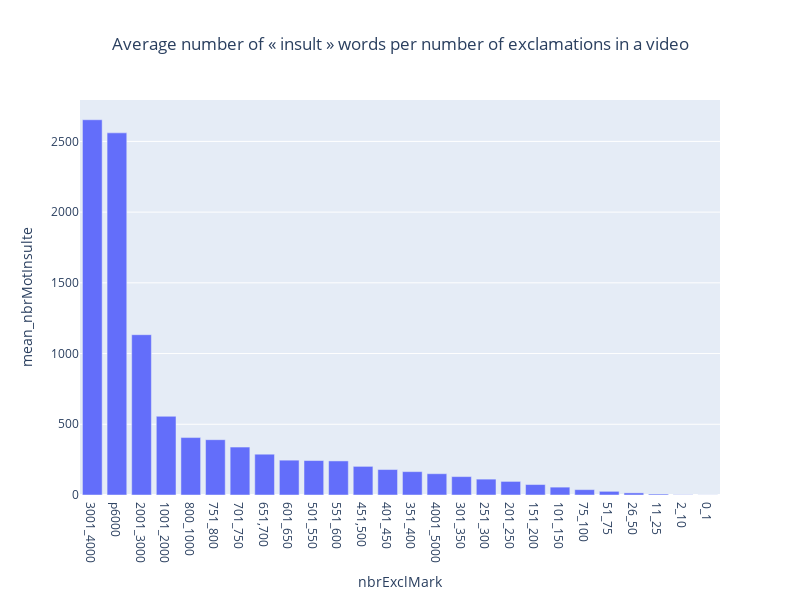

Notebook source saved alongside this figure:
### Code cell
mean_nbrExclMark= df1.groupby(['nbrExclMark']).agg('mean')['nbrMotInsulte'].nlargest(100).to_frame(name='mean').reset_index()
figfunc(x_=mean_nbrExclMark['nbrExclMark'], y_=mean_nbrExclMark['mean'], title_="Average number of « insult » words per number of exclamations in a video", x_title="nbrExclMark", y_title="mean_nbrMotInsulte", height_=600, width_=800)

### Figure 1 — Plotly figure (JSON) as saved in the notebook; plotly's stock layout.template omitted (floating-point values rounded to 4 significant figures)
{"data": [{"marker": {"colorscale": [[0, "rgb(103,0,31)"], [0.1, "rgb(178,24,43)"], [0.2, "rgb(214,96,77)"], [0.3, "rgb(244,165,130)"], [0.4, "rgb(253,219,199)"], [0.5, "rgb(247,247,247)"], [0.6, "rgb(209,229,240)"], [0.7, "rgb(146,197,222)"], [0.8, "rgb(67,147,195)"], [0.9, "rgb(33,102,172)"], [1, "rgb(5,48,97)"]]}, "type": "bar", "x": ["3001_4000", "p6000", "2001_3000", "1001_2000", "800_1000", "751_800", "701_750", "651,700", "601_650", "501_550", "551_600", "451,500", "401_450", "351_400", "4001_5000", "301_350", "251_300", "201_250", "151_200", "101_150", "75_100", "51_75", "26_50", "11_25", "2_10", "0_1"], "y": [2653, 2560.0, 1133.0, 556.4, 406.0, 391.1, 339.1, 288.4, 246.3, 243.5, 240.9, 202.4, 180.0, 165.2, 150.5, 130.1, 112.2, 96.06, 73.94, 55.63, 37.92, 25.95, 14.91, 6.897, 1.917, 0.6803]}], "layout": {"height": 600, "title": {"text": "Average number of « insult » words per number of exclamations in a video", "x": 0.5}, "width": 800, "xaxis": {"title": {"text": "nbrExclMark"}}, "yaxis": {"title": {"text": "mean_nbrMotInsulte"}}}}
